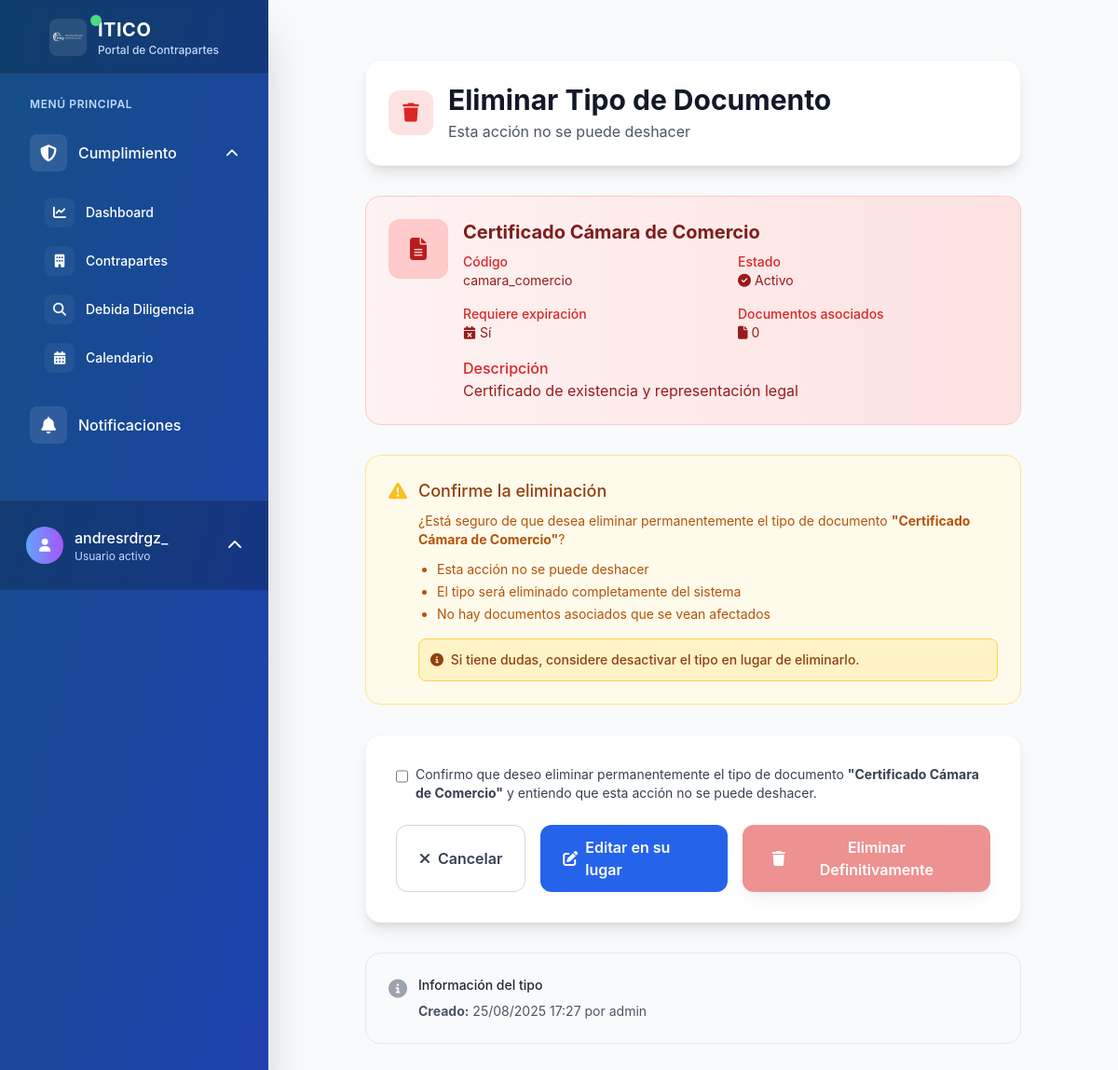
The app's page /contrapartes/tipos-documento/5/eliminar/ (signed in) with its own data.
### contrapartes/models.py (models this page shows, shortened)
class TipoDocumento(models.Model):
    codigo = models.CharField(
        max_length=20,
        unique=True,
        verbose_name="Código",
        help_text="Código único para identificar el tipo (ej: dd, contrato, etc.)"
    )
    nombre = models.CharField(
        max_length=100,
        verbose_name="Nombre",
        help_text="Nombre descriptivo del tipo de documento"
    )
    descripcion = models.TextField(
        blank=True,
        null=True,
        verbose_name="Descripción",
        help_text="Descripción detallada del tipo de documento"
    )
    requiere_expiracion = models.BooleanField(
        default=False,
        verbose_name="Requiere fecha de expiración",
        help_text="Indica si este tipo de documento requiere fecha de expiración"
    )
    activo = models.BooleanField(
        default=True,
        verbose_name="Activo",
        help_text="Indica si este tipo está disponible para nuevos documentos"
    )
    creado_por = models.ForeignKey(
        User,
        on_delete=models.PROTECT,
        related_name='tipos_documento_creados',
        verbose_name="Creado por"
    )
    fecha_creacion = models.DateTimeField(auto_now_add=True, verbose_name="Fecha de creación")
    fecha_actualizacion = models.DateTimeField(auto_now=True, verbose_name="Última actualización")
    class Meta:
        verbose_name = "Tipo de Documento"
        verbose_name_plural = "Tipos de Documento"
        ordering = ['nombre']

### contrapartes/views.py (the view)
# urls.py: path('tipos-documento/<int:pk>/eliminar/', views.TipoDocumentoDeleteView.as_view(), name='tipo_documento_eliminar'),
class TipoDocumentoDeleteView(LoginRequiredMixin, DeleteView):
    model = TipoDocumento
    template_name = 'contrapartes/tipo_documento_eliminar.html'
    success_url = reverse_lazy('contrapartes:tipo_documento_lista')
    def get_context_data(self, **kwargs):
        context = super().get_context_data(**kwargs)
        context['documentos_count'] = self.object.documentos.count()
        return context

### templates/contrapartes/tipo_documento_eliminar.html (shortened to what this page needs)
{% extends 'base.html' %}
{% load static %}
{% block content %}
<div class="max-w-3xl mx-auto px-4 sm:px-6 lg:px-8 py-8">
    <div class="bg-white rounded-2xl shadow-lg p-6 mb-8 border border-gray-100">
        <div class="flex items-center gap-4">
            <div class="h-12 w-12 bg-red-100 rounded-xl flex items-center justify-center">
                <i class="fas fa-trash text-red-600 text-xl"></i>
            </div>
            <div>
                <h1 class="text-3xl font-bold text-gray-900">
                    Eliminar Tipo de Documento
                </h1>
                <p class="text-gray-600 mt-1">
                    Esta acción no se puede deshacer
                </p>
            </div>
        </div>
    </div>
    <div class="bg-gradient-to-r from-red-50 to-red-100 rounded-2xl p-6 mb-8 border border-red-200">
        <div class="flex items-start gap-4">
            <div class="h-16 w-16 bg-red-200 rounded-xl flex items-center justify-center flex-shrink-0">
                <i class="fas fa-file-alt text-red-700 text-2xl"></i>
            </div>
            <div class="flex-1">
                <h3 class="text-xl font-bold text-red-900 mb-2">{{ object.nombre }}</h3>
                <div class="grid grid-cols-1 sm:grid-cols-2 gap-4 text-sm">
                    <div>
                        <p class="text-red-600 font-medium">Código</p>
                        <p class="text-red-800">{{ object.codigo }}</p>
                    </div>
                    <div>
                        <p class="text-red-600 font-medium">Estado</p>
                        <p class="text-red-800">
                            {% if object.activo %}
                                <i class="fas fa-check-circle mr-1"></i>Activo
                            {% else %}
                                <i class="fas fa-times-circle mr-1"></i>Inactivo
                            {% endif %}
                        </p>
                    </div>
                    <div>
                        <p class="text-red-600 font-medium">Requiere expiración</p>
                        <p class="text-red-800">
                            {% if object.requiere_expiracion %}
                                <i class="fas fa-calendar-times mr-1"></i>Sí
                            {% else %}
                                <i class="fas fa-calendar-check mr-1"></i>No
                            {% endif %}
                        </p>
                    </div>
                    <div>
                        <p class="text-red-600 font-medium">Documentos asociados</p>
                        <p class="text-red-800">
                            <i class="fas fa-file mr-1"></i>{{ documentos_count }}
                        </p>
                    </div>
                </div>
                {% if object.descripcion %}
                <div class="mt-4">
                    <p class="text-red-600 font-medium">Descripción</p>
                    <p class="text-red-800">{{ object.descripcion }}</p>
                </div>
                {% endif %}
            </div>
        </div>
    </div>
    {% if documentos_count > 0 %}
        <div class="bg-red-50 border border-red-200 rounded-2xl p-6 mb-8">
            <div class="flex">
                <div class="flex-shrink-0">
                    <i class="fas fa-exclamation-triangle text-red-400 text-xl"></i>
                </div>
                <div class="ml-3">
                    <h3 class="text-lg font-medium text-red-800 mb-2">
                        No se puede eliminar este tipo de documento
                    </h3>
                    <div class="text-sm text-red-700">
                        <p class="mb-3">
                            Este tipo de documento tiene <strong>{{ documentos_count }} documento{{ documentos_count|pluralize }}</strong> asociado{{ documentos_count|pluralize }}.
                            Para eliminarlo, primero debe:
                        </p>
                        <ul class="list-disc pl-5 space-y-1 mb-4">
                            <li>Cambiar el tipo de todos los documentos asociados a otro tipo</li>
                            <li>O eliminar todos los documentos que usan este tipo</li>
                        </ul>
                        <p class="font-medium">
                            <i class="fas fa-lightbulb mr-1"></i>
                            <strong>Alternativa:</strong> En lugar de eliminar, puede desactivar este tipo para que no aparezca como opción al crear nuevos documentos.
                        </p>
                    </div>
                </div>
            </div>
        </div>
        <div class="flex flex-col sm:flex-row gap-4 sm:justify-center">
            <a href="{% url 'contrapartes:tipo_documento_lista' %}"
               class="inline-flex items-center justify-center px-8 py-3 bg-gray-500 text-white font-semibold rounded-xl hover:bg-gray-600 transition-all duration-200">
                <i class="fas fa-arrow-left mr-2"></i>
                Volver a la Lista
            </a>
            <a href="{% url 'contrapartes:tipo_documento_editar' object.pk %}"
               class="inline-flex items-center justify-center px-8 py-3 bg-blue-600 text-white font-semibold rounded-xl hover:bg-blue-700 transition-all duration-200">
                <i class="fas fa-edit mr-2"></i>
                Editar Tipo (Desactivar)
            </a>
        </div>
    {% else %}
        <div class="bg-amber-50 border border-amber-200 rounded-2xl p-6 mb-8">
            <div class="flex">
                <div class="flex-shrink-0">
                    <i class="fas fa-warning text-amber-400 text-xl"></i>
                </div>
                <div class="ml-3">
                    <h3 class="text-lg font-medium text-amber-800 mb-2">
                        Confirme la eliminación
                    </h3>
                    <div class="text-sm text-amber-700">
                        <p class="mb-3">
                            ¿Está seguro de que desea eliminar permanentemente el tipo de documento
                            <strong>"{{ object.nombre }}"</strong>?
                        </p>
                        <ul class="list-disc pl-5 space-y-1 mb-4">
                            <li>Esta acción no se puede deshacer</li>
                            <li>El tipo será eliminado completamente del sistema</li>
                            <li>No hay documentos asociados que se vean afectados</li>
                        </ul>
                        <div class="bg-amber-100 border border-amber-300 rounded-lg p-3">
                            <p class="font-medium text-amber-800">
                                <i class="fas fa-info-circle mr-1"></i>
                                Si tiene dudas, considere desactivar el tipo en lugar de eliminarlo.
                            </p>
                        </div>
                    </div>
                </div>
            </div>
        </div>
        <div class="bg-white rounded-2xl shadow-lg border border-gray-100 overflow-hidden">
            <form method="post" class="p-8">
                <div class="mb-6">
                    <label class="flex items-start">
                        <input type="checkbox"
                               class="mt-1 w-4 h-4 text-red-600 bg-gray-100 border-gray-300 rounded focus:ring-red-500 focus:ring-2"
                               required
                               id="confirm-delete">
                        <span class="ml-2 text-sm text-gray-700">
                            Confirmo que deseo eliminar permanentemente el tipo de documento
                            <strong>"{{ object.nombre }}"</strong> y entiendo que esta acción no se puede deshacer.
                        </span>
                    </label>
                </div>
                <div class="flex flex-col sm:flex-row gap-4 sm:justify-end">
                    <a href="{% url 'contrapartes:tipo_documento_lista' %}"
                       class="inline-flex items-center justify-center px-6 py-3 border border-gray-300 text-gray-700 bg-white font-semibold rounded-xl hover:bg-gray-50 transition-all duration-200 order-2 sm:order-1">
                        <i class="fas fa-times mr-2"></i>
                        Cancelar
                    </a>
                    <a href="{% url 'contrapartes:tipo_documento_editar' object.pk %}"
                       class="inline-flex items-center justify-center px-6 py-3 bg-blue-600 text-white font-semibold rounded-xl hover:bg-blue-700 transition-all duration-200 order-3 sm:order-2">
                        <i class="fas fa-edit mr-2"></i>
                        Editar en su lugar
                    </a>
                    <button type="submit"
                            class="inline-flex items-center justify-center px-8 py-3 bg-red-600 text-white font-semibold rounded-xl hover:bg-red-700 transition-all duration-200 shadow-lg hover:shadow-xl order-1 sm:order-3 disabled:opacity-50 disabled:cursor-not-allowed"
                            id="delete-button"
                            disabled>
                        <i class="fas fa-trash mr-2"></i>
                        Eliminar Definitivamente
                    </button>
                </div>
            </form>
        </div>
    {% endif %}
    <div class="mt-8 bg-gray-50 border border-gray-200 rounded-2xl p-6">
        <div class="flex">
            <div class="flex-shrink-0">
                <i class="fas fa-info-circle text-gray-400 text-xl"></i>
            </div>
            <div class="ml-3">
                <h3 class="text-sm font-medium text-gray-800">
                    Información del tipo
                </h3>
                <div class="mt-2 text-sm text-gray-600">
                    <ul class="space-y-1">
                        <li><strong>Creado:</strong> {{ object.fecha_creacion|date:"d/m/Y H:i" }} por {{ object.creado_por.get_full_name|default:object.creado_por.username }}</li>
                    </ul>
                </div>
            </div>
        </div>
    </div>
</div>
{% endblock %}

### templates/partials/user_menu.html (shortened to what this page needs)
{% if user.is_authenticated %}
    <div class="p-4 border-t border-white border-opacity-10 bg-black bg-opacity-20">
        <div class="relative">
            <button id="user-menu-button" class="group flex items-center w-full text-white hover:bg-white hover:bg-opacity-10 p-3 rounded-xl transition-all duration-300">
                <div class="flex items-center justify-center w-10 h-10 rounded-full bg-gradient-to-r from-blue-400 to-purple-500 mr-3 group-hover:scale-110 transition-transform duration-300">
                    <i class="fas fa-user text-sm"></i>
                </div>
                <div class="flex-1 text-left">
                    <p class="font-medium truncate group-hover:translate-x-1 transition-transform duration-300">{{ user.get_full_name|default:user.username }}</p>
                    <p class="text-xs text-blue-200">Usuario activo</p>
                </div>
                <i class="fas fa-chevron-up ml-2 transform group-hover:rotate-180 transition-transform duration-300" id="chevron-icon"></i>
            </button>
        </div>
    </div>
{% endif %}

### static/css/itico.css (style rules this page uses)
:root { --color-primario: #154F86; --color-blanco: #FFFFFF; --color-exito: #10B981; --color-advertencia: #F59E0B; --color-error: #EF4444; --color-info: #3B82F6; --color-fondo: var(--color-blanco); --color-fondo-secundario: #F9FAFB; --color-texto: var(--color-primario); --color-texto-secundario: #6B7280; --color-borde: #E5E7EB; --sombra-sm: 0 1px 2px 0 rgba(0, 0, 0, 0.05); --sombra-md: 0 4px 6px -1px rgba(0, 0, 0, 0.1); --sombra-lg: 0 10px 15px -3px rgba(0, 0, 0, 0.1); }
* { margin: 0; padding: 0; box-sizing: border-box; }
body { background: var(--color-fondo); color: var(--color-texto); font-family: -apple-system, BlinkMacSystemFont, 'Segoe UI', Roboto, Oxygen, Ubuntu, Cantarell, sans-serif; line-height: 1.6; }
h1, h2, h3, h4, h5, h6 { color: var(--color-primario); margin-bottom: 1rem; font-weight: 600; }
h1 { font-size: 2.5rem; }
h3 { font-size: 1.75rem; }
a { color: var(--color-primario); text-decoration: none; transition: color 0.3s ease; }
.shadow-lg { box-shadow: var(--sombra-lg); }
.rounded { border-radius: 0.5rem; }
.rounded-lg { border-radius: 0.75rem; }
.p-3 { padding: 0.75rem; }
.p-4 { padding: 1rem; }
.p-6 { padding: 1.5rem; }
.mb-2 { margin-bottom: 0.5rem; }
.mb-3 { margin-bottom: 0.75rem; }
.mb-4 { margin-bottom: 1rem; }
.mb-6 { margin-bottom: 1.5rem; }
.mt-1 { margin-top: 0.25rem; }
.mt-2 { margin-top: 0.5rem; }
.mt-4 { margin-top: 1rem; }

### records on screen
TipoDocumento: nombre "Certificado Cámara de Comercio", codigo "camara_comercio", descripcion "Certificado de existencia y representación legal", fecha_creacion "25/08/2025 17:27", creado_por.get_full_name "admin"

### other values on screen
{{ user.get_full_name|default:user.username }} "andresrdrgz_"
{{ documentos_count }} "0"
